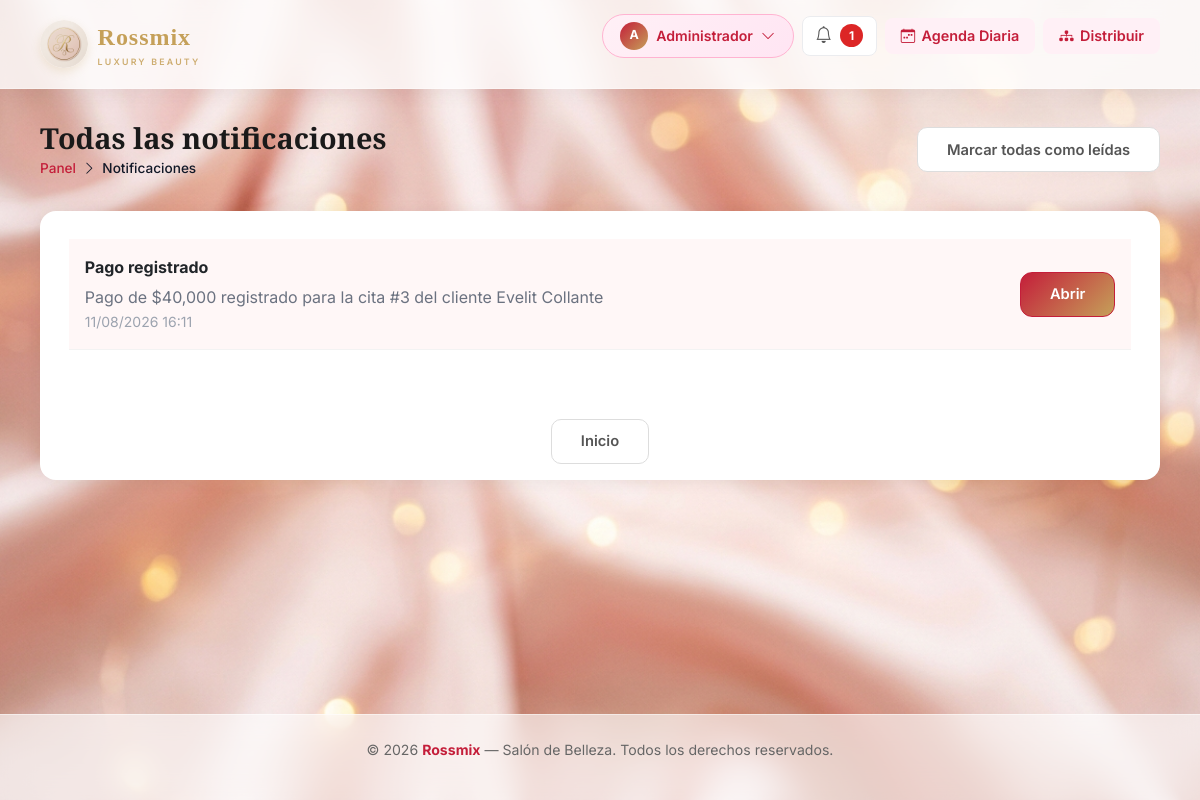
Page /notificaciones (signed in) on the earlier database version.
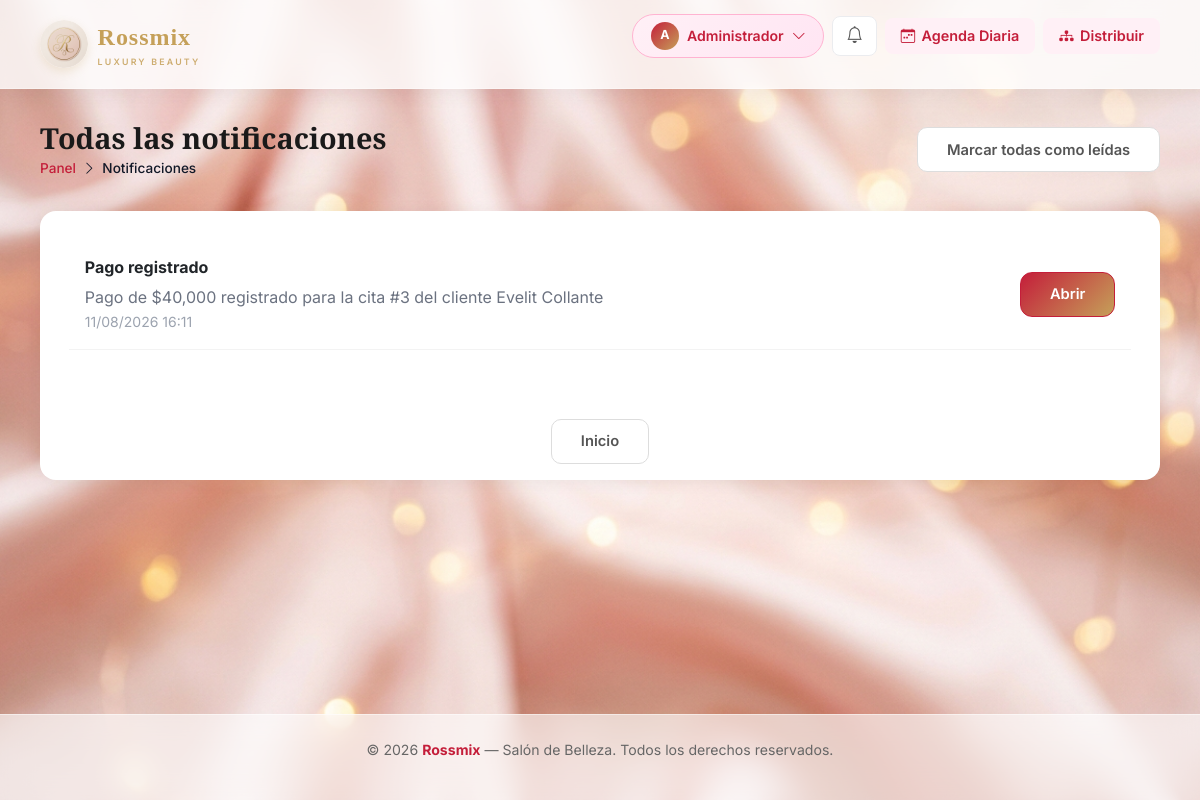
Same page on the later database version.
### app/views/notificaciones.py (the view)
@notif_bp.route('/notificaciones')
def notificaciones():
    if 'usuario_id' not in session:
        flash('Debes iniciar sesión', 'error')
        return redirect(url_for('auth.login'))
    page = request.args.get('page', 1, type=int)
    per_page = 20
    q = Notificacion.query.filter_by(id_usuario=session['usuario_id']).order_by(Notificacion.fecha.desc())
    total = q.count()
    total_pages = (total + per_page - 1) // per_page
    notifs = q.offset((page - 1) * per_page).limit(per_page).all()
    return render_template('notificaciones.html', notificaciones=notifs, page=page, total_pages=total_pages)

### app/templates/notificaciones.html (shortened to what this page needs)
{% extends 'base.html' %}
{% block content %}
<div class="page-header">
    <div>
        <h1>Todas las notificaciones</h1>
        <div class="breadcrumb-r">
            <a href="{{ url_for('dashboard_cliente') if session.tipo_usuario!='admin' else url_for('dashboard_admin') }}">Panel</a>
            <i class="bi bi-chevron-right"></i> <span>Notificaciones</span>
        </div>
    </div>
    <div style="align-self:center;">
        <a href="#" id="marcarTodasPageBtn" class="btn-secondary-r">Marcar todas como leídas</a>
    </div>
</div>
<div class="r-card">
    <div class="r-card-body">
        {% if notificaciones %}
            <ul style="list-style:none; padding:0;">
                {% for n in notificaciones %}
                    <li style="padding:1rem; border-bottom:1px solid #f3f3f3; background:{% if not n.leido %}#fff7f7{% else %}white{% endif %};">
                        <div style="display:flex; justify-content:space-between; align-items:center; gap:1rem;">
                            <div>
                                <strong>{{ n.titulo }}</strong>
                                <div style="color:#6b7280; margin-top:0.35rem;">{{ n.mensaje }}</div>
                                <small style="color:#9ca3af;">{{ n.fecha.strftime('%d/%m/%Y %H:%M') }}</small>
                            </div>
                            <div style="text-align:right;">
                                {% if n.target %}
                                    <a href="{{ n.target }}" class="btn-rossmix" style="display:inline-block;">Abrir</a>
                                {% endif %}
                            </div>
                        </div>
                    </li>
                {% endfor %}
            </ul>
        {% else %}
            <div class="r-card-body" style="text-align:center; color:#9ca3af;">No tienes notificaciones.</div>
        {% endif %}
    </div>
</div>
{% endblock %}

Differences in the rows shown:
changed Notificacion "Pago registrado": leido False → True (drawn)
Other differences:
{{ notificaciones_unread }}: "1" → (not shown)
